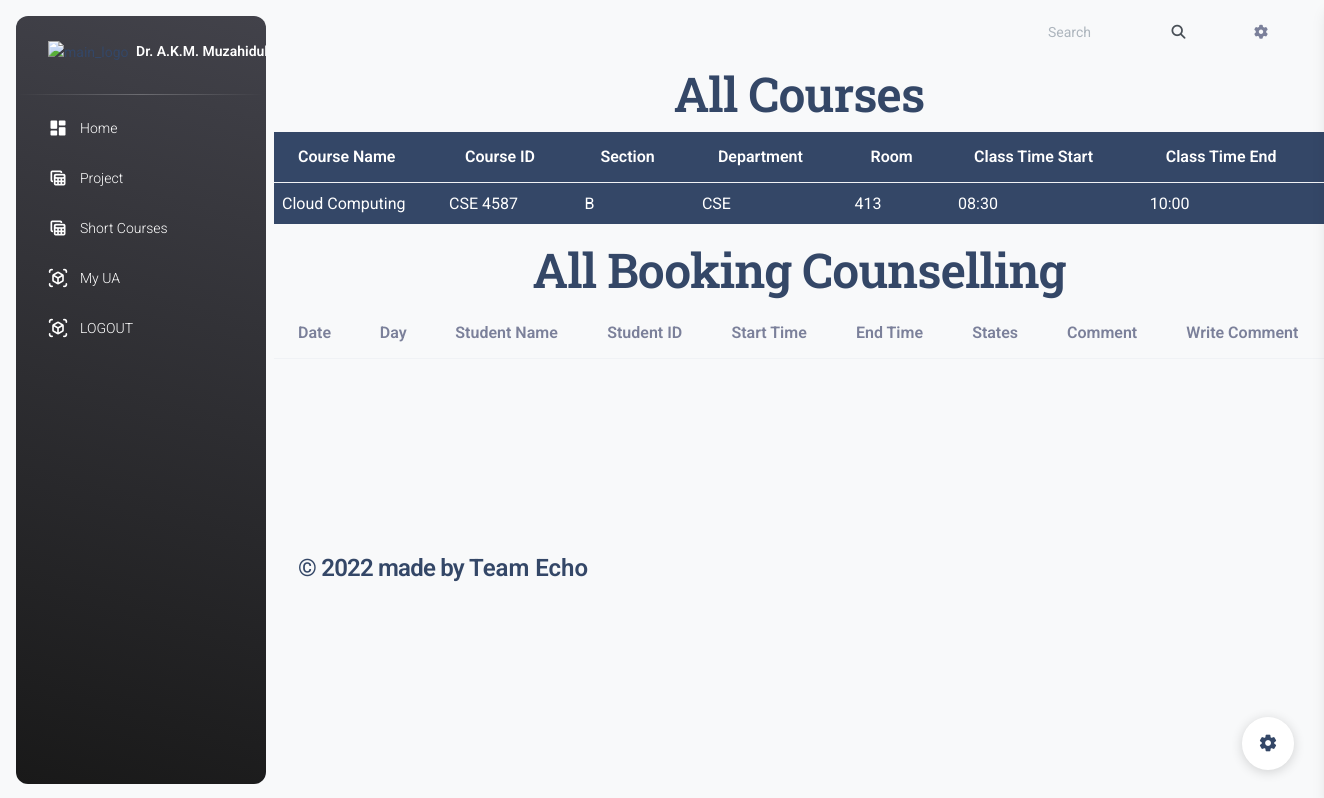
/navbar/teacherhome.php (signed in), run on the app's committed database.
### tables this page shows
CREATE TABLE `course` (
  `id` int(11) NOT NULL AUTO_INCREMENT,
  `cid` varchar(200) NOT NULL,
  `cname` varchar(1000) NOT NULL,
  `section` varchar(200) NOT NULL,
  `tname` varchar(200) NOT NULL,
  `tid` varchar(100) NOT NULL,
  `department` varchar(100) NOT NULL,
  `Room` varchar(100) NOT NULL,
  `ctimestart` varchar(100) NOT NULL,
  `ctimeend` varchar(100) NOT NULL,
  `occupied` int(11) NOT NULL,
  `credit` int(11) NOT NULL,
  PRIMARY KEY (`id`)
);

### navbar/teacherhome.php (the view, shortened to what this page needs)
<?php
include("db.php");
?>
<!DOCTYPE html>
<html lang="en">
  <head>
<link href="./assets/css/nucleo-icons.css" rel="stylesheet" />
<link href="./assets/css/nucleo-svg.css" rel="stylesheet" />
<link id="pagestyle" href="./assets/css/material-dashboard.css?v=3.0.4" rel="stylesheet" />
  </head>
  <body class="g-sidenav-show  bg-gray-100">
      <aside class="sidenav navbar navbar-vertical navbar-expand-xs border-0 border-radius-xl my-3 fixed-start ms-3   bg-gradient-dark" id="sidenav-main">
  <div class="sidenav-header">
    <a class="navbar-brand m-0" href="teacherprofile.php" target="_blank">
      <img src="uploads/<?=$_SESSION['teacher_image']?>" class="navbar-brand-img h-100" alt="main_logo">
      <span class="ms-1 font-weight-bold text-white"><?php echo $_SESSION['teacher_name'] ?></span>
    </a>
  </div>
  <hr class="horizontal light mt-0 mb-2">
  <div class="collapse navbar-collapse  w-auto " id="sidenav-collapse-main">
    <ul class="navbar-nav">
<li class="nav-item">
  <a class="nav-link text-white " href="teacherhome.php">
      <div class="text-white text-center me-2 d-flex align-items-center justify-content-center">
        <i class="material-icons opacity-10">dashboard</i>
      </div>
    <span class="nav-link-text ms-1">Home</span>
  </a>
</li>
<li class="nav-item">
  <a class="nav-link text-white " href="facultyprojetrequest.php">
      <div class="text-white text-center me-2 d-flex align-items-center justify-content-center">
        <i class="material-icons opacity-10">table_view</i>
      </div>
    <span class="nav-link-text ms-1">Project</span>
  </a>
</li>
<li class="nav-item">
  <a class="nav-link text-white " href="shortcourses.php">
      <div class="text-white text-center me-2 d-flex align-items-center justify-content-center">
        <i class="material-icons opacity-10">table_view</i>
      </div>
    <span class="nav-link-text ms-1"> Short Courses</span>
  </a>
</li>
<li class="nav-item">
  <a class="nav-link text-white " href="myua.php">
      <div class="text-white text-center me-2 d-flex align-items-center justify-content-center">
        <i class="material-icons opacity-10">view_in_ar</i>
      </div>
    <span class="nav-link-text ms-1">My UA</span>
  </a>
</li>
<li class="nav-item">
  <a class="nav-link text-white " href="teacherlogout.php">
      <div class="text-white text-center me-2 d-flex align-items-center justify-content-center">
        <i class="material-icons opacity-10">view_in_ar</i>
      </div>
    <span class="nav-link-text ms-1">LOGOUT</span>
  </a>
</li>
</aside>
      <main class="main-content border-radius-lg ">
<nav class="navbar navbar-main navbar-expand-lg px-0 mx-4 shadow-none border-radius-xl" id="navbarBlur" data-scroll="true">
  <div class="container-fluid py-1 px-3">
    <div class="collapse navbar-collapse mt-sm-0 mt-2 me-md-0 me-sm-4" id="navbar">
      <div class="ms-md-auto pe-md-3 d-flex align-items-center">
      <form action="" method="POST" class="searchform order-lg-last">
        <div class="form-group d-flex">
          <input type="text" name="student"class="form-control pl-3" placeholder="Search">
          <button type="submit" placeholder="" class="form-control search"><span class="fa fa-search"></span></button>
        </div>
      </form>
      </div>
        <li class="nav-item px-3 d-flex align-items-center">
          <a href="javascript:;" class="nav-link text-body p-0">
            <i class="fa fa-cog fixed-plugin-button-nav cursor-pointer"></i>
          </a>
        </li>
  </div>
</nav>
  <div>
      <h1 style="text-align:center">All Courses</h1>
      <table class="table table-dark">
        <thead>
          <tr>
            <th scope="col">Course Name</th>
            <th scope="col">Course ID</th>
            <th scope="col">Section</th>
            <th scope="col">Department</th>
            <th scope="col">Room</th>
            <th scope="col">Class Time Start</th>
            <th scope="col">Class Time End</th>
          </tr>
        </thead>
        <?php
        $tid = $_SESSION['teacher_id'];
        $s = "Select * from course where tid='$tid'";
        $result = mysqli_query($conn, $s);
        while ($row = mysqli_fetch_array($result)) {
        ?>
          <tbody>
            <tr>
              <td> <?php echo $row['cname'] ?></td>
              <td><?php echo $row['cid'] ?></td>
              <td><?php echo $row['section'] ?></td>
              <td><?php echo $row['department'] ?></td>
              <td> <?php echo $row['Room'] ?></td>
              <td><?php echo $row['ctimestart'] ?></td>
              <td> <?php echo $row['ctimeend'] ?></td>
            </tr>
          </tbody>
        <?php } ?>
      </table>
  </div>
  <div>
    <h1 style="text-align:center">All Booking Counselling</h1>
    <table class="table">
      <thead class="thead-dark">
        <tr>
          <th scope="col">Date</th>
          <th scope="col">Day</th>
          <th scope="col">Student Name</th>
          <th scope="col">Student ID</th>
          <th scope="col">Start Time</th>
          <th scope="col">End Time</th>
          <th scope="col">States</th>
          <th scope="col">Comment</th>
          <th scope="col">Write Comment</th>
        </tr>
      </thead>
    </table>
  </div>
  <br>
  <br>
  <br>
  <br>
  <br>
  <br>
  <footer class="footer py-4  ">
  <div class="container-fluid">
    <div class="row align-items-center justify-content-lg-between">
      <div class="col-lg-6 mb-lg-0 mb-4">
        <div class="copyright text-center text-sm text-muted text-lg-start">
          <h4>© 2022
          made  by
          <a href="" class="font-weight-bold" target="_blank">Team Echo</a></h4>
        </div>
      </div>
    </div>
  </div>
</footer>
       </main>
          <div class="fixed-plugin">
    <a class="fixed-plugin-button text-dark position-fixed px-3 py-2">
      <i class="material-icons py-2">settings</i>
    </a>
    </div>
  </body>
</html>

### data on the page
course: cname "Cloud Computing", cid "CSE 4587", section "B", department "CSE", Room "413", ctimestart "08:30", ctimeend "10:00"

### other printed values
$_SESSION['teacher_name'] "Dr. A.K.M.…"
